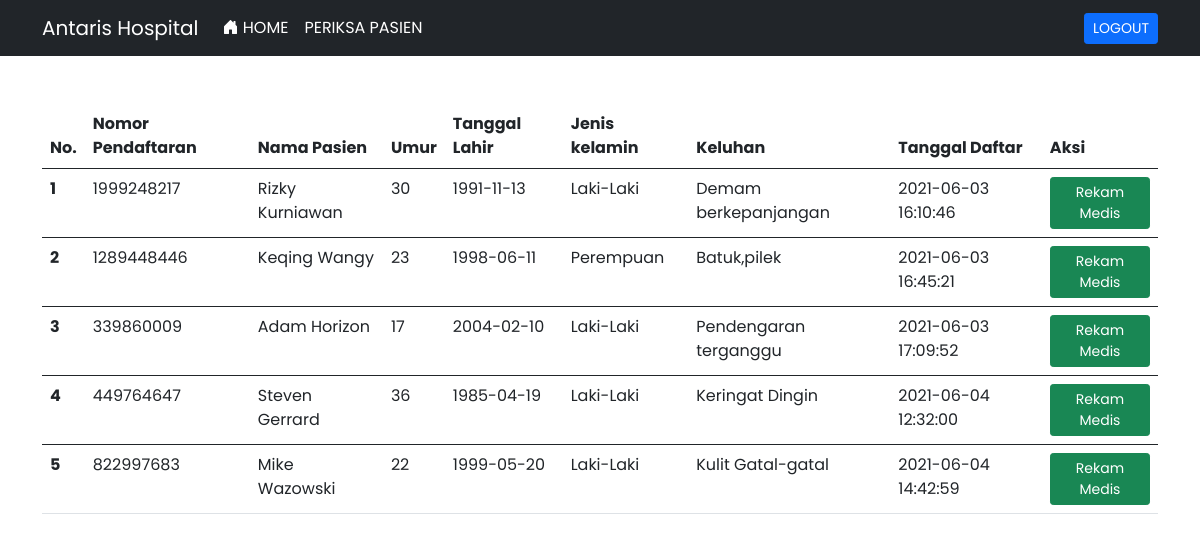
Page /index.php/dokter/periksa_pasien on the earlier database version.
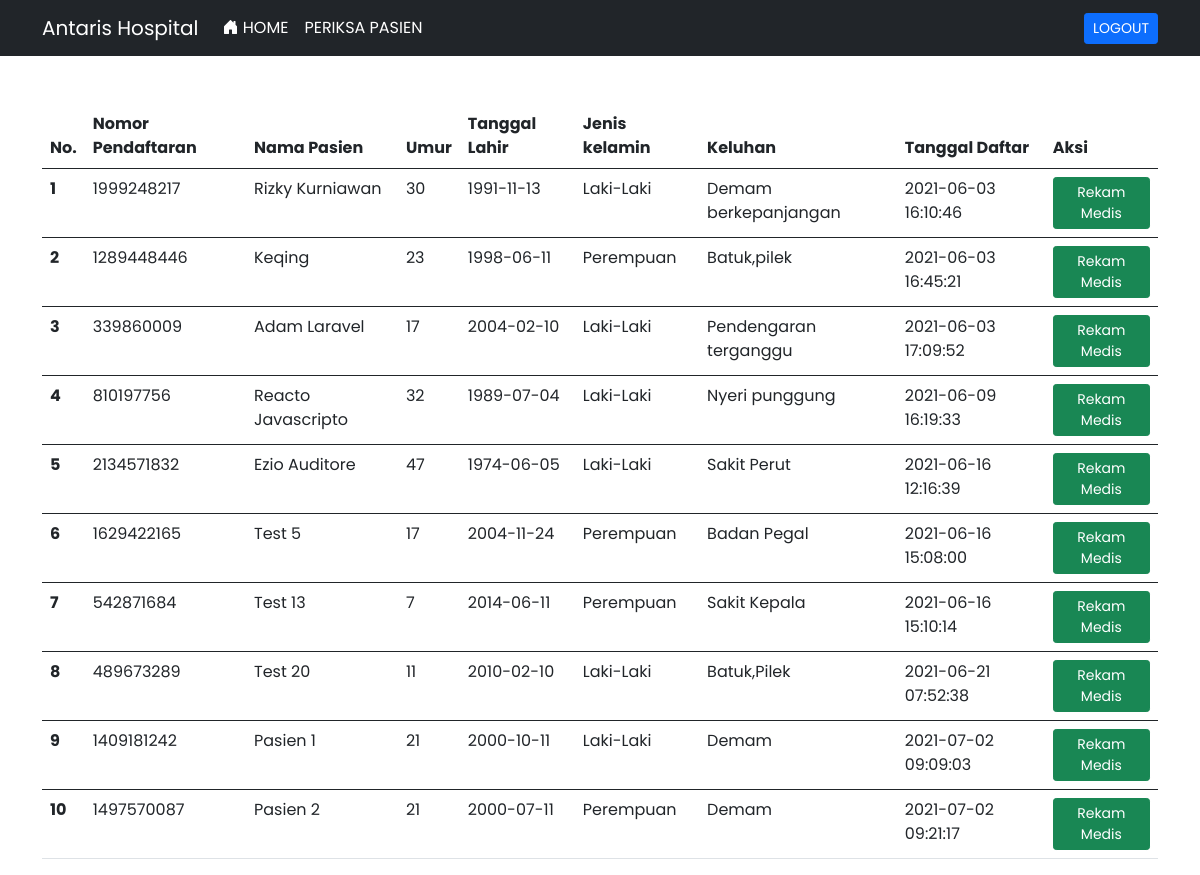
Same page on the later database version.
### tables this page shows
CREATE TABLE `pasien` (
  `id_pasien` int(3) NOT NULL,
  `no_pendaftaran` int(10) NOT NULL,
  `nama_pasien` varchar(255) NOT NULL,
  `tgl_lahir` date NOT NULL,
  `keluhan` varchar(256) NOT NULL,
  `umur` int(3) NOT NULL,
  `jenis_kelamin` enum('Laki-Laki','Perempuan') NOT NULL,
  `tgl_daftar` timestamp NOT NULL DEFAULT current_timestamp()
);

### application/controllers/Dokter.php (called while the page is built, shortened)
<?php
class Dokter extends CI_Controller
{
    public function __construct()
    {
        $this->load->model(['DokterModel', 'PasienModel', 'ObatModel', 'RekmedisModel']);
    }
    public function periksa_pasien()
    {
        $data = [
            'title' => 'Pemeriksaan Pasien',
            'pasien' => $this->PasienModel->getPasien()->result()
        ];
        $this->load->view('dokter/periksa_pasien', $data);
    }
}

### index.php (called while the page is built, shortened)
<?php
require_once BASEPATH.'core/CodeIgniter.php';

### application/models/PasienModel.php (called while the page is built, shortened)
<?php
class PasienModel extends CI_Model
{
    public function getPasien()
    {
        return $this->db->get('pasien');
    }
}

### application/views/dokter/periksa_pasien.php (the view, shortened to what this page needs)
<!doctype html>
<html lang="en">
<head>
    <link href="https://cdn.jsdelivr.net/npm/bootstrap@5.0.1/dist/css/bootstrap.min.css" rel="stylesheet">
    <link rel="stylesheet" href="<?= base_url() ?>assets/css/fonts.css">
    <link rel="stylesheet" href="https://cdn.jsdelivr.net/npm/bootstrap-icons@1.5.0/font/bootstrap-icons.css">
</head>
<body>
    <nav class="navbar navbar-expand-lg navbar-dark bg-dark">
        <div class="container">
            <a class="navbar-brand" href="<?= base_url('dokter/myProfile'); ?>">Antaris Hospital</a>
            <div class="collapse navbar-collapse text-uppercase" id="navbarNavAltMarkup">
                <div class="navbar-nav">
                    <a class="nav-link text-white" aria-current="page" href="<?= base_url('dokter/myProfile'); ?>"><i class="bi bi-house-door-fill"></i> Home</a>
                    <a class="nav-link text-white" href="<?= base_url('dokter/periksa_pasien') ?>">Periksa Pasien</a>
                </div>
                <a class="btn btn-sm btn-primary ms-auto" href="<?= base_url('dokter/logout'); ?>">Logout</a>
            </div>
        </div>
    </nav>
    <div class="container mt-5">
        <div class="table-responsive">
            <table class="table">
                <thead>
                    <tr>
                        <th scope="col">No.</th>
                        <th scope="col">Nomor Pendaftaran</th>
                        <th scope="col">Nama Pasien</th>
                        <th scope="col">Umur</th>
                        <th scope="col">Tanggal Lahir</th>
                        <th scope="col">Jenis kelamin</th>
                        <th scope="col">Keluhan</th>
                        <th scope="col">Tanggal Daftar</th>
                        <th scope="col">Aksi</th>
                    </tr>
                </thead>
                <?php $i = 1; ?>
                <?php foreach ($pasien as $row) { ?>
                    <tbody>
                        <tr>
                            <th scope="row"><?= $i++; ?></th>
                            <td><?= $row->no_pendaftaran; ?></td>
                            <td><?= $row->nama_pasien; ?></td>
                            <td><?= $row->umur; ?></td>
                            <td><?= $row->tgl_lahir; ?></td>
                            <td><?= $row->jenis_kelamin; ?></td>
                            <td><?= $row->keluhan; ?></td>
                            <td><?= $row->tgl_daftar; ?></td>
                            <td>
                                <a href="<?= base_url('dokter/rekam_medis/' . $row->id_pasien) ?>" class="btn btn-sm btn-success">Rekam Medis</a>
                            </td>
                        </tr>
                    </tbody>
                <?php } ?>
            </table>
        </div>
    </div>
</body>
</html>

Differences in the rows shown:
removed pasien: no_pendaftaran "449764647", nama_pasien "Steven Gerrard", umur "36", tgl_lahir "1985-04-19", jenis_kelamin "Laki-Laki", keluhan "Keringat Dingin", tgl_daftar "2021-06-04 12:32:00"
removed pasien: no_pendaftaran "822997683", nama_pasien "Mike Wazowski", umur "22", tgl_lahir "1999-05-20", jenis_kelamin "Laki-Laki", keluhan "Kulit Gatal-gatal", tgl_daftar "2021-06-04 14:42:59"
changed pasien "Batuk,pilek": nama_pasien "Keqing Wangy" → "Keqing"
changed pasien "Pendengaran terganggu": nama_pasien "Adam Horizon" → "Adam Laravel"
added pasien: no_pendaftaran "810197756", nama_pasien "Reacto Javascripto", umur "32", tgl_lahir "1989-07-04", jenis_kelamin "Laki-Laki", keluhan "Nyeri punggung", tgl_daftar "2021-06-09 16:19:33"
added pasien: no_pendaftaran "2134571832", nama_pasien "Ezio Auditore", umur "47", tgl_lahir "1974-06-05", jenis_kelamin "Laki-Laki", keluhan "Sakit Perut", tgl_daftar "2021-06-16 12:16:39"
added pasien: no_pendaftaran "1629422165", nama_pasien "Test 5", umur "17", tgl_lahir "2004-11-24", jenis_kelamin "Perempuan", keluhan "Badan Pegal", tgl_daftar "2021-06-16 15:08:00"
added pasien: no_pendaftaran "542871684", nama_pasien "Test 13", umur "7", tgl_lahir "2014-06-11", jenis_kelamin "Perempuan", keluhan "Sakit Kepala", tgl_daftar "2021-06-16 15:10:14"
added pasien: no_pendaftaran "489673289", nama_pasien "Test 20", umur "11", tgl_lahir "2010-02-10", jenis_kelamin "Laki-Laki", keluhan "Batuk,Pilek", tgl_daftar "2021-06-21 07:52:38"
added pasien: no_pendaftaran "1409181242", nama_pasien "Pasien 1", umur "21", tgl_lahir "2000-10-11", jenis_kelamin "Laki-Laki", keluhan "Demam", tgl_daftar "2021-07-02 09:09:03"
added pasien: no_pendaftaran "1497570087", nama_pasien "Pasien 2", umur "21", tgl_lahir "2000-07-11", jenis_kelamin "Perempuan", keluhan "Demam", tgl_daftar "2021-07-02 09:21:17"
